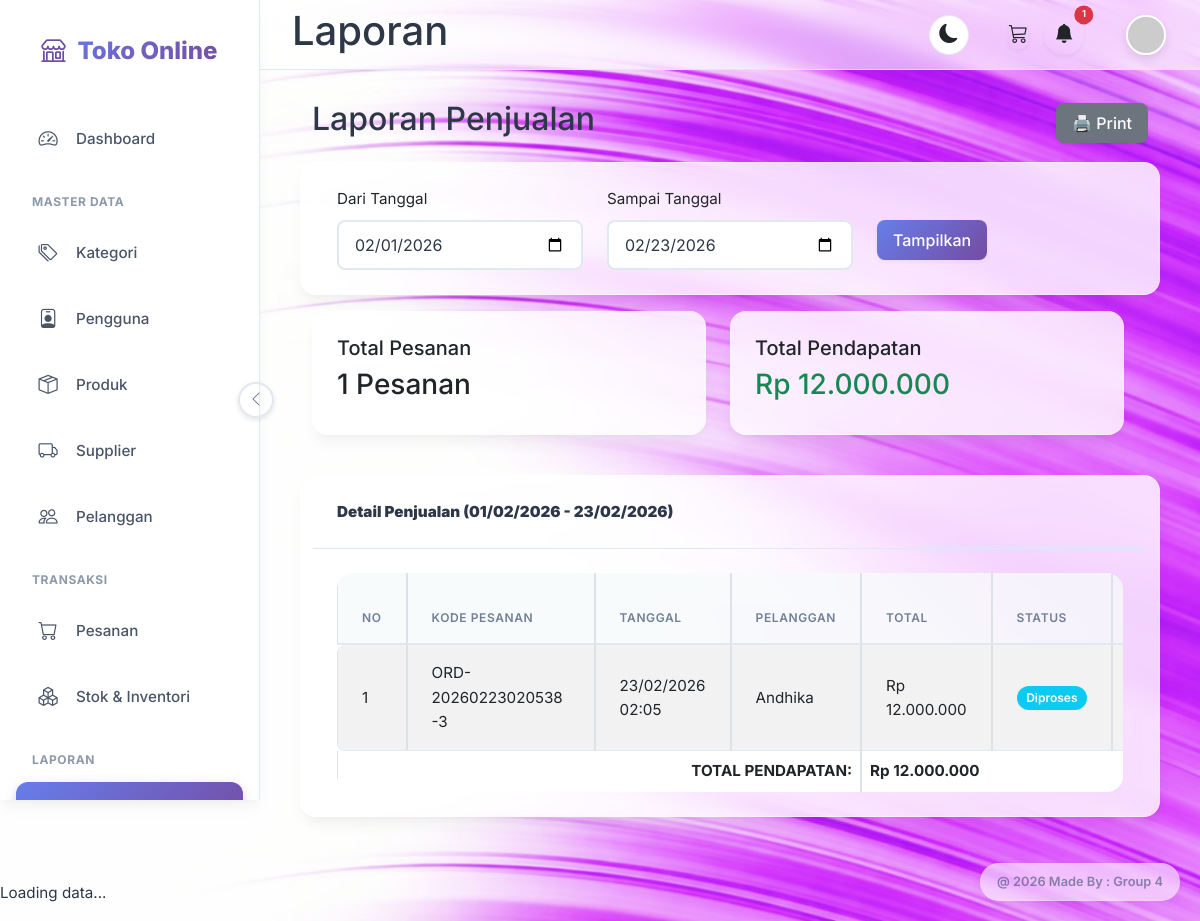
/laporan/penjualan.php (signed in), run on the app's committed database.
### tables this page shows
CREATE TABLE `pesanan` (
  `id` int(11) NOT NULL,
  `kode_pesanan` varchar(20) NOT NULL,
  `tanggal_pesanan` datetime NOT NULL,
  `pelanggan_id` int(11) DEFAULT NULL,
  `total_harga` decimal(15,2) NOT NULL DEFAULT 0.00,
  `status` enum('pending','diproses','dikirim','selesai','dibatalkan') DEFAULT 'pending',
  `metode_pembayaran` varchar(50) DEFAULT NULL,
  `catatan` text DEFAULT NULL,
  `created_at` timestamp NOT NULL DEFAULT current_timestamp()
);

CREATE TABLE `pelanggan` (
  `id` int(11) NOT NULL,
  `users_id` int(11) DEFAULT NULL,
  `kode_pelanggan` varchar(20) NOT NULL,
  `nama_pelanggan` varchar(100) NOT NULL,
  `alamat` text DEFAULT NULL,
  `telepon` varchar(20) DEFAULT NULL,
  `email` varchar(100) DEFAULT NULL,
  `created_at` timestamp NOT NULL DEFAULT current_timestamp()
);

### lib/functions.php (called while the page is built, shortened)
    <?php
function formatRupiah($amount)
{
    return 'Rp ' . number_format($amount, 0, ',', '.');
}
?>

### laporan/penjualan.php (the view, shortened to what this page needs)
<?php
require_once '../lib/functions.php';
require_once '../config/database.php';
$date_from = $_GET['date_from'] ?? date('Y-m-01');
$date_to = $_GET['date_to'] ?? date('Y-m-d');
$sql = "SELECT p.*, pl.nama_pelanggan
        FROM `pesanan` p
        LEFT JOIN `pelanggan` pl ON p.pelanggan_id = pl.id
        WHERE DATE(p.tanggal_pesanan) BETWEEN ? AND ?
        AND p.status IN ('diproses', 'dikirim', 'selesai')
        ORDER BY p.tanggal_pesanan DESC";
$stmt = mysqli_prepare($connection, $sql);
mysqli_stmt_bind_param($stmt, 'ss', $date_from, $date_to);
mysqli_stmt_execute($stmt);
$result = mysqli_stmt_get_result($stmt);
$total_pesanan = 0;
$total_pendapatan = 0;
$orders = [];
while ($row = mysqli_fetch_assoc($result)) {
    $orders[] = $row;
    $total_pesanan++;
    $total_pendapatan += $row['total_harga'];
}
?>
<?php include '../views/' . $THEME . '/header.php'; ?>
<?php include '../views/' . $THEME . '/sidebar.php'; ?>
<?php include '../views/' . $THEME . '/topnav.php'; ?>
<?php include '../views/' . $THEME . '/upper_block.php'; ?>
<div class="d-flex justify-content-between align-items-center mb-3 no-print">
    <h2>Laporan Penjualan</h2>
    <button onclick="window.print()" class="btn btn-secondary">🖨️ Print</button>
</div>
<div class="card mb-3 no-print">
    <div class="card-body">
        <form method="GET" action="">
            <div class="row">
                <div class="col-md-4">
                    <label for="date_from" class="form-label">Dari Tanggal</label>
                    <input type="date" class="form-control" id="date_from" name="date_from"
                        value="<?= htmlspecialchars($date_from) ?>" required>
                </div>
                <div class="col-md-4">
                    <label for="date_to" class="form-label">Sampai Tanggal</label>
                    <input type="date" class="form-control" id="date_to" name="date_to"
                        value="<?= htmlspecialchars($date_to) ?>" required>
                </div>
                <div class="col-md-4">
                    <label class="form-label">&nbsp;</label><br>
                    <button type="submit" class="btn btn-primary">Tampilkan</button>
                </div>
            </div>
        </form>
    </div>
</div>
<div class="row mb-3">
    <div class="col-md-6">
        <div class="card">
            <div class="card-body">
                <h5 class="card-title">Total Pesanan</h5>
                <h3><?= $total_pesanan ?> Pesanan</h3>
            </div>
        </div>
    </div>
    <div class="col-md-6">
        <div class="card">
            <div class="card-body">
                <h5 class="card-title">Total Pendapatan</h5>
                <h3 class="text-success"><?= formatRupiah($total_pendapatan) ?></h3>
            </div>
        </div>
    </div>
</div>
<div class="card">
    <div class="card-header">
        <strong>Detail Penjualan (<?= date('d/m/Y', strtotime($date_from)) ?> -
            <?= date('d/m/Y', strtotime($date_to)) ?>)</strong>
    </div>
    <div class="card-body">
        <?php if (count($orders) > 0): ?>
            <div class="table-responsive">
                <table class="table table-striped table-bordered">
                    <thead>
                        <tr>
                            <th>No</th>
                            <th>Kode Pesanan</th>
                            <th>Tanggal</th>
                            <th>Pelanggan</th>
                            <th>Total</th>
                            <th>Status</th>
                            <th>Metode Bayar</th>
                        </tr>
                    </thead>
                    <tbody>
                        <?php
                        $no = 1;
                        foreach ($orders as $order):
                            $status_class = [
                                'pending' => 'warning',
                                'diproses' => 'info',
                                'dikirim' => 'primary',
                                'selesai' => 'success'
                            ];
                            $badge_class = $status_class[$order['status']] ?? 'secondary';
                            ?>
                            <tr>
                                <td><?= $no++ ?></td>
                                <td><?= htmlspecialchars($order['kode_pesanan']) ?></td>
                                <td><?= date('d/m/Y H:i', strtotime($order['tanggal_pesanan'])) ?></td>
                                <td><?= htmlspecialchars($order['nama_pelanggan'] ?? '-') ?></td>
                                <td><?= formatRupiah($order['total_harga']) ?></td>
                                <td><span class="badge bg-<?= $badge_class ?>"><?= ucfirst($order['status']) ?></span></td>
                                <td><?= htmlspecialchars($order['metode_pembayaran']) ?></td>
                            </tr>
                        <?php endforeach; ?>
                    </tbody>
                    <tfoot>
                        <tr>
                            <th colspan="4" class="text-end">TOTAL PENDAPATAN:</th>
                            <th colspan="3"><?= formatRupiah($total_pendapatan) ?></th>
                        </tr>
                    </tfoot>
                </table>
            </div>
        <?php else: ?>
            <div class="alert alert-info">Tidak ada data penjualan untuk periode ini.</div>
        <?php endif; ?>
    </div>
</div>
<?php include '../views/' . $THEME . '/lower_block.php'; ?>
<?php include '../views/' . $THEME . '/footer.php'; ?>

### assets/default/css/style.css (style rules this page uses)
:root { --primary-gradient: linear-gradient(135deg, #667eea 0%, #764ba2 100%); --primary-color: #667eea; --secondary-color: #a0aec0; --success-bg: #c6f6d5; --success-text: #22543d; --warning-bg: #feebc8; --warning-text: #744210; --danger-bg: #fed7d7; --danger-text: #822727; --info-bg: #bee3f8; --info-text: #2c5282; --bg-body: #f8f9fe; --bg-card: #ffffff; --text-main: #2d3748; --text-muted: #718096; --sidebar-bg: rgba(255, 255, 255, 0.7); --sidebar-text: #4a5568; --sidebar-hover-bg: rgba(247, 250, 252, 0.8); --sidebar-active-bg: rgba(235, 244, 255, 0.8); --sidebar-active-text: #5a67d8; --border-color: #e2e8f0; --card-shadow: 0 10px 15px -3px rgba(0, 0, 0, 0.05), 0 4px 6px -2px rgba(0, 0, 0, 0.025); --hover-shadow: 0 20px 25px -5px rgba(0, 0, 0, 0.1), 0 10px 10px -5px rgba(0, 0, 0, 0.04); --font-family: 'Inter', system-ui, -apple-system, sans-serif; --border-radius: 1rem; --transition-speed: 0.3s cubic-bezier(0.4, 0, 0.2, 1); }
html { scrollbar-width: none; -ms-overflow-style: none; }
body { font-family: var(--font-family); background-color: var(--bg-body); color: var(--text-main); font-size: 0.95rem; transition: background-color 0.3s ease, color 0.3s ease; -webkit-font-smoothing: antialiased; line-height: 1.6; background-image: url('../images/bg-light.png'); background-size: cover; background-position: center; background-attachment: fixed; background-repeat: no-repeat; }
.btn { border-radius: 0.5rem; font-weight: 500; padding: 0.5rem 1rem; transition: all 0.2s; border: none; box-shadow: 0 2px 4px rgba(0, 0, 0, 0.05); }
.btn-primary { background: var(--primary-gradient); color: white; border: none; }
.card { border: none; border-radius: var(--border-radius); box-shadow: var(--card-shadow); background-color: rgba(255, 255, 255, 0.8); backdrop-filter: blur(10px); margin-bottom: 1.5rem; overflow: hidden; transition: all 0.3s ease; border: 1px solid rgba(255, 255, 255, 0.3); }
.card-header { background-color: transparent; border-bottom: 1px solid var(--border-color); padding: 1.5rem; font-weight: 700; color: var(--text-main); }
.card-body { padding: 1.5rem; }
.table-responsive { border-radius: var(--border-radius); overflow: hidden; }
.table { margin-bottom: 0; color: var(--text-main); border-collapse: separate; border-spacing: 0; }
.table thead th { background-color: var(--sidebar-hover-bg); border-bottom: 2px solid var(--border-color); color: var(--text-muted); font-weight: 600; text-transform: uppercase; font-size: 0.75rem; letter-spacing: 0.05em; padding: 1rem 1.5rem; }
.table td { padding: 1rem 1.5rem; vertical-align: middle; border-bottom: 1px solid var(--border-color); transition: background 0.2s; }
.table td:first-child { border-top-left-radius: 8px; border-bottom-left-radius: 8px; }
.table td:last-child { border-top-right-radius: 8px; border-bottom-right-radius: 8px; }
.badge { padding: 0.5em 0.8em; border-radius: 20px; font-weight: 600; font-size: 0.75rem; }
.form-control, .form-select { border-radius: 0.5rem; padding: 0.7rem 1rem; border: 2px solid var(--border-color); background-color: var(--bg-card); color: var(--text-main); transition: all 0.2s; }

### data on the page
pesanan: kode_pesanan "ORD-20260223020538-3", tanggal_pesanan "23/02/2026 02:05", pelanggan.nama_pelanggan "Andhika", total_harga "Rp 12.000.000", status "Diproses"

### other printed values
count($notifs) "1"
$total_pesanan "1"
formatRupiah($total_pendapatan) "Rp 12.000.000"
